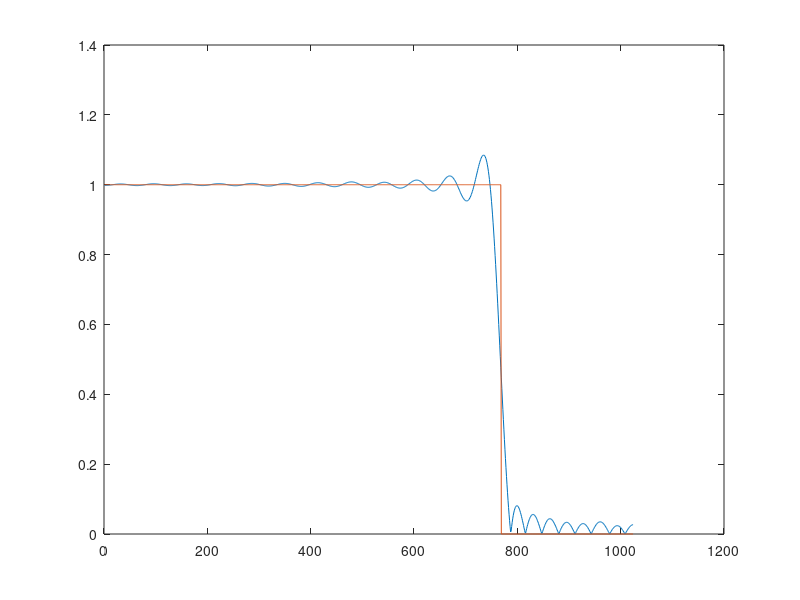

Write the MATLAB code that produced this figure.
clear all; clc; close all
N = 32; % フィルタ係数の数（フィルタ長2N-2）
L = 1024 ; % 周波数サンプル数
dw = pi/(L-1);
wp = 0.75; % 通過域のエッジ
ws = 0.72; % 過阻止域のエッジ
pe = ceil(wp*L);
se = ceil(ws*L);
d = [ones(pe,1); zeros(L-pe,1)]; % 所望特性（ローパスフィルタ）
Q = [ones(L,1) cos((0:L-1)'*(1:(N-1))*dw)]; % 規定周波数成分を並べた行列
w = rand(1,L); % 重みベクトル
W =  diag(w); % 重みベクトルを対角成分にもつ対角行列
a =  ((Q.') * (W.') * W * Q) \ ((Q.') * (W.') * W * d); % 重み付き最小自乗法によるフィルタ係数の推定
coef = [flipud(a(2:end))/2; a(1); a(2:end)/2]; % フィルタ係数の対称性より、長さ2N-2のフィルタ係数を導出
H = fft(coef, 2*L); % 設計したフィルタの周波数特性H
figure(1);plot(1:length(H(1:L)), abs(H(1:L)), 1:length(H(1:L)), d)